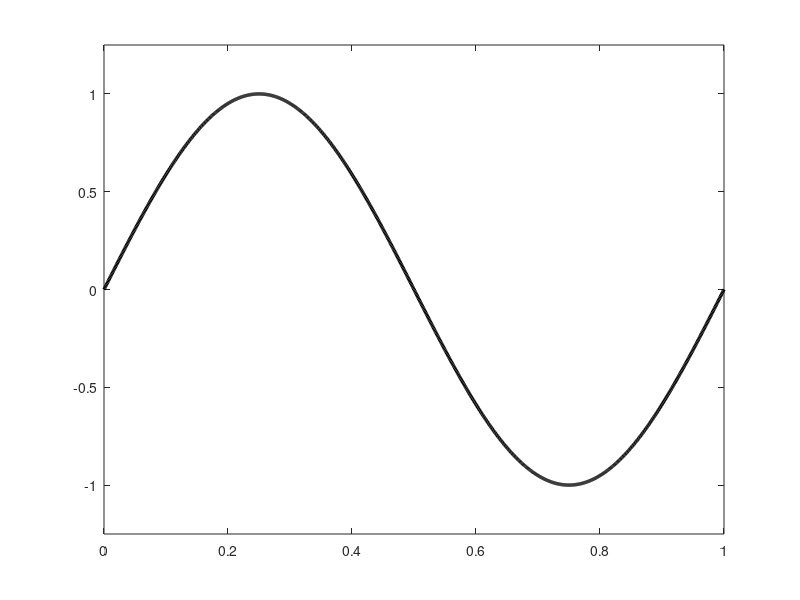

MATLAB code for this plot: (Note: this script raises an error after producing the figure.)
%patch on one cycle
time=[0:0.001:1];
x=sin(time*2*pi);
fig=plot(time,x,'k','LineWidth',2.5);
ylim([-1.25 1.25])
ax=gca;
ax.XTick=[0 0.25 0.5 0.75 1];
ax.XTickLabel=[{'0', 'pi/2', 'pi', '3/2 pi', '2pi'}];
z=[0.125 0.375 0.375 0.125];
y=[-1.25 -1.25 1.25 1.25];
patch(z,y,'blue','FaceAlpha',0.3);
xlabel('Phase')
ylabel('amplitude')

%patches on 4 cycles
time=[0:0.001:4];
x=sin(time*2*pi);
fig2=plot(time,x,'k','LineWidth',2.5);
ylim([-1.25 1.25])
ax2=gca;
ax2.XTick=[0 0.5 1 1.5 2 2.5 3 3.5 4];
ax2.XTickLabel=[{'0', 'pi', '2pi', '3pi', '4pi', '5pi', '6pi'}];
for gg=1:4
z=[0.125 0.375 0.375 0.125]+gg-1;
y=[-1.25 -1.25 1.25 1.25];
patch(z,y,'blue','FaceAlpha',0.3);
end
xlabel('Phase')
ylabel('amplitude')


%% Quality control
numPhaseBins=18;
uniform = zeros(1,numPhaseBins); uniform(:)=1/numPhaseBins;
couple = zeros(1,numPhaseBins); couple(5)=0.5; couple(14)=0.5;
onebin = zeros(1,numPhaseBins); onebin(2) = 1;
small = zeros(1,numPhaseBins); small(2:4)=[0.25 0.5 0.25];

binAmp=small;
logAmp=log2(binAmp);
ShannonH =-sum(binAmp(logAmp~=-Inf).*logAmp(logAmp~=-Inf)); 
Dkl = log2(numPhaseBins)-ShannonH;
MI=Dkl/log2(numPhaseBins);
figure;
bar(binAmp,'g','BarWidth',1)
ylim([0 1])
xlim([0.5 18.5])
xlabel('Phase')
ylabel('Normalized HF amplitude')
title(['Narrow Distribution, MI = ' num2str(MI)])
time=[0.001:0.001:1];
LFdata=sin(2*pi*time);
LFscaled=LFdata*0.15;
LFscaled=LFscaled+0.25;
ax1=gca;
ax1_pos = ax1.Position;
ax2 = axes('Position',ax1_pos,...
    'XAxisLocation','top',...
    'YAxisLocation','right',...
    'Color','none');
ylim([0 0.5])
line(time,LFscaled,'Parent',ax2,'LineWidth',2.5,'Color','b')
axis off;
ax1.XTick=[0.5 5 9.5 14 18.5]; %scale for 18?
ax1.XTickLabel=[{'0', 'pi/2', 'pi', '3/2 pi', '2pi'}];


% MI various lengths of time and noise
%{
[time, y, HFsignal, LFdata]=CFCfakeData1(numSeconds, LF, HF, phaseLock, whiteNoiseAmp,binTrimming);
[LFsignal, HFsignal]=PreProcessForCFC(t,x,LF,HF);
[MI, binAmp, lfPhase, hfAmp]=Tort2010MI(LFsignal, HFsignal, numPhaseBins)
%}
%% For presentation
uniform = zeros(1,numPhaseBins); uniform(:)=0.5;
ideal = zeros(1,numPhaseBins); ideal([5 14])=0.75;
ideal([1 9 10 18]) = 0.25;
ideal([2 8 11 17]) = 0.32;
ideal([4 6 13 15]) = 0.67;
ideal([3 7 12 16]) = 0.5;
figure; 
bar(ideal,'b','BarWidth',0.9,'FaceAlpha',0.5);
hold on
bar(uniform,'g','BarWidth',0.9,'FaceAlpha',0.5);
xlim([0.5 18.5])
ylim([0 1])
xlabel('bin')
ylabel('amount')

%% 4 seconds no noise
LF=5; HF=40;
loNoise=0.65;
hiNoise=1.1;
numPhaseBins=18;
binTrim = 0.10;

[time, x, ~, ~]=CFCfakeData1(4, LF, HF, 'peaks', 0,binTrim,0);
[LFsignal, HFsignal]=PreProcessForCFC(time,x,LF,HF);
[MI, binAmp, ~, ~]=Tort2010MI(LFsignal, HFsignal, numPhaseBins);
figure; bar(binAmp); title(['4s, 0.0 WN, MI= ' num2str(MI)])
%some noise
[time, x, ~, ~]=CFCfakeData1(4, LF, HF, 'peaks', loNoise,binTrim,0);
[LFsignal, HFsignal]=PreProcessForCFC(time,x,LF,HF);
[MI2, binAmp2, ~, ~]=Tort2010MI(LFsignal, HFsignal, numPhaseBins);
figure; bar(binAmp2); title(['4s, 0.1 WN, MI= ' num2str(MI2)])
%lots of noise
[time, x, ~, ~]=CFCfakeData1(15, LF, HF, 'peaks', hiNoise,binTrim,0);
[LFsignal, HFsignal]=PreProcessForCFC(time,x,LF,HF);
[MI3, binAmp3, ~, ~]=Tort2010MI(LFsignal, HFsignal, numPhaseBins);
figure; bar(binAmp3); title(['4s, 0.4 WN, MI= ' num2str(MI3)])

%15s no noise
[time, x, ~, ~]=CFCfakeData1(15, LF, HF, 'peaks', 0,binTrim,0);
[LFsignal, HFsignal]=PreProcessForCFC(time,x,LF,HF);
[MI4, binAmp4, ~, ~]=Tort2010MI(LFsignal, HFsignal, numPhaseBins);
figure; bar(binAmp4); title(['15s, 0.0 WN, MI= ' num2str(MI4)])
%some noise
[time, x, ~, ~]=CFCfakeData1(4, LF, HF, 'peaks', loNoise ,binTrim,0);
[LFsignal, HFsignal]=PreProcessForCFC(time,x,LF,HF);
[MI5, binAmp5, ~, ~]=Tort2010MI(LFsignal, HFsignal, numPhaseBins);
figure; bar(binAmp5); title(['15s, 0.1 WN, MI= ' num2str(MI5)])
%lots of noise
[time, x, ~, ~]=CFCfakeData1(15, LF, HF, 'peaks', hiNoise, binTrim,0);
[LFsignal, HFsignal]=PreProcessForCFC(time,x,LF,HF);
[MI6, binAmp6, ~, ~]=Tort2010MI(LFsignal, HFsignal, numPhaseBins);
figure; bar(binAmp6); title(['15s, 0.4 WN, MI= ' num2str(MI6)])

%30s no noise
[time, x, ~, ~]=CFCfakeData1(30, LF, HF, 'peaks', 0,binTrim,0);
[LFsignal, HFsignal]=PreProcessForCFC(time,x,LF,HF);
[MI7, binAmp7, ~, ~]=Tort2010MI(LFsignal, HFsignal, numPhaseBins);
figure; bar(binAmp7); title(['30s, 0.0 WN, MI= ' num2str(MI7)])
%some noise
[time, x, ~, ~]=CFCfakeData1(30, LF, HF, 'peaks', loNoise,binTrim,0);
[LFsignal, HFsignal]=PreProcessForCFC(time,x,LF,HF);
[MI8, binAmp8, ~, ~]=Tort2010MI(LFsignal, HFsignal, numPhaseBins);
figure; bar(binAmp8); title(['30s, 0.1 WN, MI= ' num2str(MI8)])
%lots of noise
[time, x, ~, ~]=CFCfakeData1(30, LF, HF, 'peaks', hiNoise,binTrim,0);
[LFsignal, HFsignal]=PreProcessForCFC(time,x,LF,HF);
[MI9, binAmp9, ~, ~]=Tort2010MI(LFsignal, HFsignal, numPhaseBins);
figure; bar(binAmp9); title(['30s, 0.4 WN, MI= ' num2str(MI9)])
MIs=[MI MI2 MI3 MI4 MI5 MI6 MI7 MI8 MI9];

%% raw measures
LF=5; HF=40;
loNoise=0.1;
hiNoise=0.4;
numPhaseBins=18;

[~, ~, HFsignal, LFsignal]=CFCfakeData1(4, LF, HF, 'peaks', 0,0.15);
[MI, binAmp, ~, ~]=Tort2010MI(LFsignal, HFsignal, numPhaseBins);
figure; bar(binAmp); title(['4s, 0.0 WN, MI= ' num2str(MI)])
%some noise
[~, ~, HFsignal, LFsignal]=CFCfakeData1(4, LF, HF, 'peaks', loNoise,0.15);
[MI2, binAmp2, ~, ~]=Tort2010MI(LFsignal, HFsignal, numPhaseBins);
figure; bar(binAmp2); title(['4s, 0.1 WN, MI= ' num2str(MI2)])
%lots of noise
[~, ~, HFsignal, LFsignal]=CFCfakeData1(4, LF, HF, 'peaks', hiNoise,0.15);
[MI3, binAmp3, ~, ~]=Tort2010MI(LFsignal, HFsignal, numPhaseBins);
figure; bar(binAmp3); title(['4s, 0.4 WN, MI= ' num2str(MI3)])

%15s no noise
[~, ~, HFsignal, LFsignal]=CFCfakeData1(15, LF, HF, 'peaks', 0,0.15);
[MI4, binAmp4, ~, ~]=Tort2010MI(LFsignal, HFsignal, numPhaseBins);
figure; bar(binAmp4); title(['15s, 0.0 WN, MI= ' num2str(MI4)])
%some noise
[~, ~, HFsignal, LFsignal]=CFCfakeData1(4, LF, HF, 'peaks',loNoise,0.15);
[MI5, binAmp5, ~, ~]=Tort2010MI(LFsignal, HFsignal, numPhaseBins);
figure; bar(binAmp5); title(['15s, 0.1 WN, MI= ' num2str(MI5)])
%lots of noise
[~, ~, HFsignal, LFsignal]=CFCfakeData1(15, LF, HF, 'peaks', hiNoise,0.15);
[MI6, binAmp6, ~, ~]=Tort2010MI(LFsignal, HFsignal, numPhaseBins);
figure; bar(binAmp6); title(['15s, 0.4 WN, MI= ' num2str(MI6)])

%30s no noise
[~, ~, HFsignal, LFsignal]=CFCfakeData1(30, LF, HF, 'peaks', 0,0.15);
[MI7, binAmp7, ~, ~]=Tort2010MI(LFsignal, HFsignal, numPhaseBins);
figure; bar(binAmp7); title(['30s, 0.0 WN, MI= ' num2str(MI7)])
%some noise
[~, ~, HFsignal, LFsignal]=CFCfakeData1(30, LF, HF, 'peaks', loNoise,0.15);
[MI8, binAmp8, ~, ~]=Tort2010MI(LFsignal, HFsignal, numPhaseBins);
figure; bar(binAmp8); title(['30s, 0.1 WN, MI= ' num2str(MI8)])
%lots of noise
[~, ~, HFsignal, LFsignal]=CFCfakeData1(30, LF, HF, 'peaks', hiNoise,0.15);
[MI9, binAmp9, ~, ~]=Tort2010MI(LFsignal, HFsignal, numPhaseBins);
figure; bar(binAmp9); title(['30s, 0.4 WN, MI= ' num2str(MI9)])
MIs=[MI MI2 MI3 MI4 MI5 MI6 MI7 MI8 MI9];


%% Figures for presentation

[time, x, HFsignal, LFsignal]=CFCfakeData1(4, 5, 40, 'peaks', 0,0.15);
figure; plot(time,x)

%Marek's version
ts = [0:.001:4]; % interval for longer simulations
f1=5; %lower frequency
f2=40; % higher frequency
A1=1; % amplitude for f1
A2=1; % amplitude for f2
A3=1; % amplitude for f3

low=A1*sin(2*pi*f1*ts); % lower frequency oscillation over ts (2 seconds)
high=A2*sin(2*pi*f2*ts);  % higher frequency oscillation over ts (2 seconds)
dist=A3*sin(2*pi*42*ts); %disturbance at 42 Hz over ts (2 seconds)

a=1; % coupling strength 
b=0.2; % amplitude of compound higher frequency

sim=low+b*(a*low.*high+dist);  % simulated data
figure; plot(ts,sim)

%catherine's mod
t = [0:.001:60]; % interval for longer simulations
f1=5; %lower frequency
f2=40; % higher frequency
A1=1; % amplitude for f1
A2=1; % amplitude for f2
A3=1; % amplitude for f3

low=A1*sin(2*pi*f1*t); % lower frequency oscillation over ts (2 seconds)
high=A2*sin(2*pi*f2*t);  % higher frequency oscillation over ts (2 seconds)
dist=A3*sin(2*pi*42*t); %disturbance at 42 Hz over ts (2 seconds)

%%a=1; % coupling strength 
b=0.2; % amplitude of compound higher frequency
a=zeros(size(t));
events=[1000:1000:58000];
for i=1:length(events)
   eventts=events(i);
   a(1,eventts:eventts+100)=10;
end

sim=low+b*(a.*low.*high+dist);  % simulated data
sim=sim+randn(size(sim))*0.2;
figure; plot(t,sim);




%% Spectrogram
t=ts;

dt=t(2) - t(1);
Fs = 1/dt;
interval = 125;
overlap = round(interval*0.95);
nfft = round(1500);
[S,F,T,P]=spectrogram(x(1:4000)-mean(x(1:4000)),interval,overlap,nfft,Fs);
figure; imagesc(T,F,10*log10(P))
colorbar
axis xy
ylim([0 70])
xlabel('Time (s)')
ylabel('Frequency (Hz)')


%% noise and lengths marek's version
LF=5; HF=40;
loNoise=0.2;
hiNoise=0.5;
numPhaseBins=18;
MIs=[];
distF=42;


%4s
[time, x, ~, ~] = CFCfakeData2(4,LF,HF,distF,1,0);
[LFsignal, HFsignal]=PreProcessForCFC(time,x,LF,HF);
[MI, binAmp, ~, ~]=Tort2010MI(LFsignal, HFsignal, numPhaseBins);
[time, x, ~, ~] = CFCfakeData2(4,LF,HF,distF,1,loNoise);
[LFsignal, HFsignal]=PreProcessForCFC(time,x,LF,HF);
[MI2, binAmp2, ~, ~]=Tort2010MI(LFsignal, HFsignal, numPhaseBins);
[time, x, ~, ~] = CFCfakeData2(4,LF,HF,distF,1,hiNoise);
[LFsignal, HFsignal]=PreProcessForCFC(time,x,LF,HF);
[MI3, binAmp3, ~, ~]=Tort2010MI(LFsignal, HFsignal, numPhaseBins);
MIs=[MIs MI MI2 MI3];
%15s
[time, x, ~, ~] = CFCfakeData2(15,LF,HF,distF,1,0);
[LFsignal, HFsignal]=PreProcessForCFC(time,x,LF,HF);
[MI, binAmp, ~, ~]=Tort2010MI(LFsignal, HFsignal, numPhaseBins);
[time, x, ~, ~] = CFCfakeData2(15,LF,HF,distF,1,loNoise);
[LFsignal, HFsignal]=PreProcessForCFC(time,x,LF,HF);
[MI2, binAmp2, ~, ~]=Tort2010MI(LFsignal, HFsignal, numPhaseBins);
[time, x, ~, ~] = CFCfakeData2(15,LF,HF,distF,1,hiNoise);
[LFsignal, HFsignal]=PreProcessForCFC(time,x,LF,HF);
[MI3, binAmp3, ~, ~]=Tort2010MI(LFsignal, HFsignal, numPhaseBins);
MIs=[MIs MI MI2 MI3];
%30s
[time, x, ~, ~] = CFCfakeData2(30,LF,HF,distF,1,0);
[LFsignal, HFsignal]=PreProcessForCFC(time,x,LF,HF);
[MI, binAmp, ~, ~]=Tort2010MI(LFsignal, HFsignal, numPhaseBins);
[time, x, ~, ~] = CFCfakeData2(30,LF,HF,distF,1,loNoise);
[LFsignal, HFsignal]=PreProcessForCFC(time,x,LF,HF);
[MI2, binAmp2, ~, ~]=Tort2010MI(LFsignal, HFsignal, numPhaseBins);
[time, x, ~, ~] = CFCfakeData2(30,LF,HF,distF,1,hiNoise);
[LFsignal, HFsignal]=PreProcessForCFC(time,x,LF,HF);
[MI3, binAmp3, ~, ~]=Tort2010MI(LFsignal, HFsignal, numPhaseBins);
MIs=[MIs MI MI2 MI3];
%values all come out pretty low

%% Marek's raw signals
LF=5; HF=40;
loNoise=0.2;
hiNoise=0.5;
numPhaseBins=18;
MIs=[];
distF=42;

[time, x, LFsignal, HFsignal] = CFCfakeData2(4,LF,HF,distF,1,0);
[MI, binAmp, ~, ~]=Tort2010MI(LFsignal, HFsignal, numPhaseBins);
[time, x2, LFsignal, HFsignal] = CFCfakeData2(4,LF,HF,distF,1,loNoise);
[MI2, binAmp2, ~, ~]=Tort2010MI(LFsignal, HFsignal, numPhaseBins);
[time, x3, LFsignal, HFsignal] = CFCfakeData2(4,LF,HF,distF,1,hiNoise);
[MI3, binAmp3, ~, ~]=Tort2010MI(LFsignal, HFsignal, numPhaseBins);
MIs=[MIs MI MI2 MI3];
%15s
[time, x, LFsignal, HFsignal] = CFCfakeData2(15,LF,HF,distF,1,0);
[MI, binAmp, ~, ~]=Tort2010MI(LFsignal, HFsignal, numPhaseBins);
[time, x, LFsignal, HFsignal] = CFCfakeData2(15,LF,HF,distF,1,loNoise);
[MI2, binAmp2, ~, ~]=Tort2010MI(LFsignal, HFsignal, numPhaseBins);
[time, x,LFsignal, HFsignal] = CFCfakeData2(15,LF,HF,distF,1,hiNoise);
[MI3, binAmp3, ~, ~]=Tort2010MI(LFsignal, HFsignal, numPhaseBins);
MIs=[MIs MI MI2 MI3];
%30s
[time, x, LFsignal, HFsignal] = CFCfakeData2(30,LF,HF,distF,1,0);
[MI, binAmp, ~, ~]=Tort2010MI(LFsignal, HFsignal, numPhaseBins);
[time, x,LFsignal, HFsignal] = CFCfakeData2(30,LF,HF,distF,1,loNoise);
[MI2, binAmp2, ~, ~]=Tort2010MI(LFsignal, HFsignal, numPhaseBins);
[time, x,LFsignal, HFsignal] = CFCfakeData2(30,LF,HF,distF,1,hiNoise);
[MI3, binAmp3, ~, ~]=Tort2010MI(LFsignal, HFsignal, numPhaseBins);
MIs=[MIs MI MI2 MI3];
